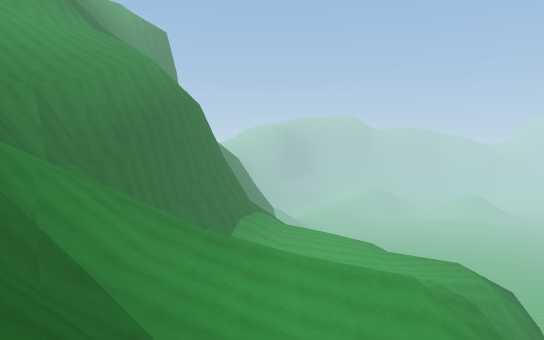
View 1 (above)

21 first-person views from a walk through a 3-D level made in the Unity game engine. The camera is 1.4 m above the floor, tilts 2° down and sees 70° across. The floor is counted in squares, 2 m on a side. Each view is taken from the middle of a square. On the plan, view 1 faces up. The plan holds only what a view shows up to about 11 squares ahead; the rest is blank. The place goes on beyond the plan. Some animated figures are not drawn.

View 2
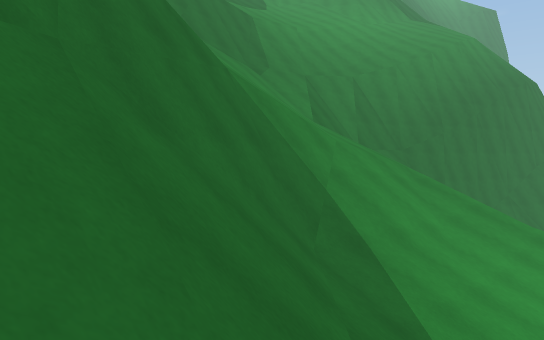

View 3
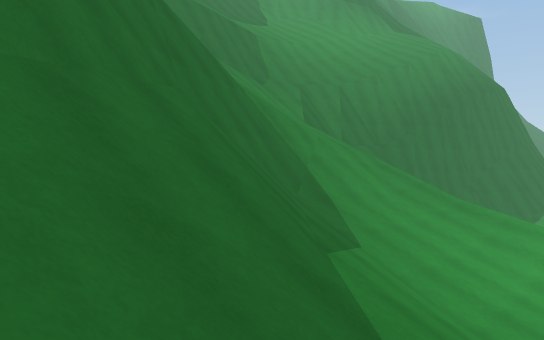

View 4
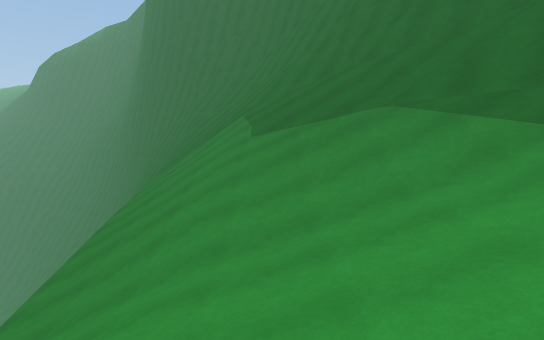

View 5
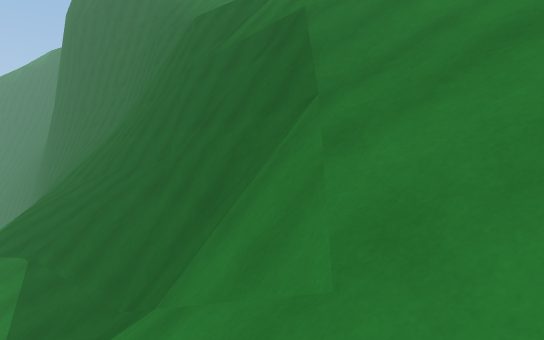

View 6
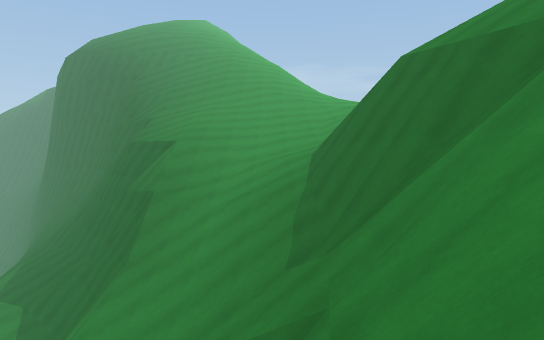

View 7
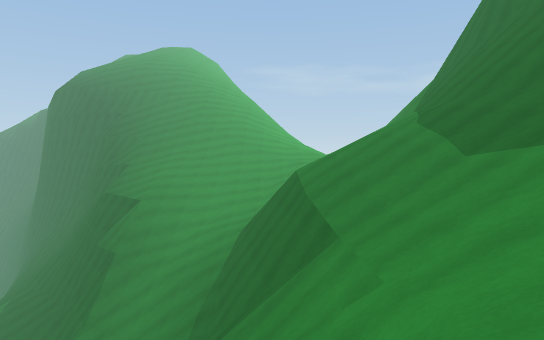

View 8
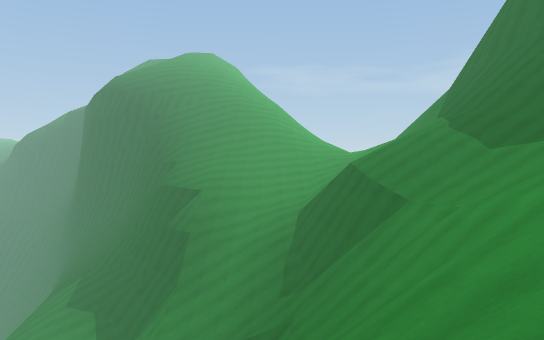

View 9
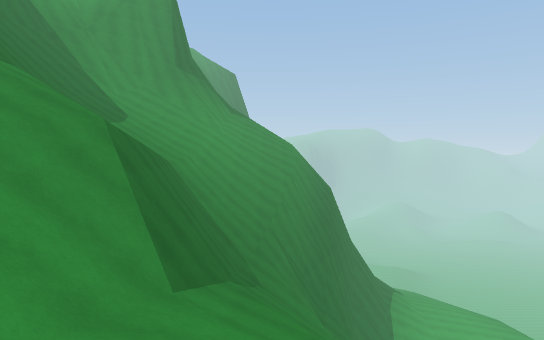

View 10
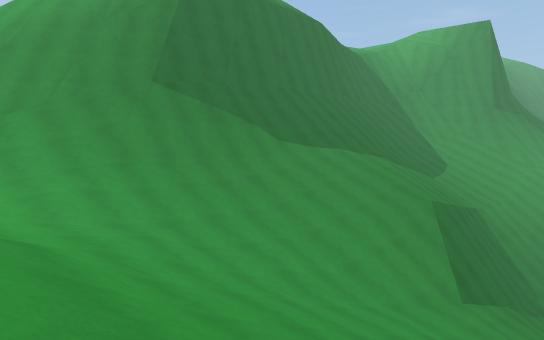

View 11
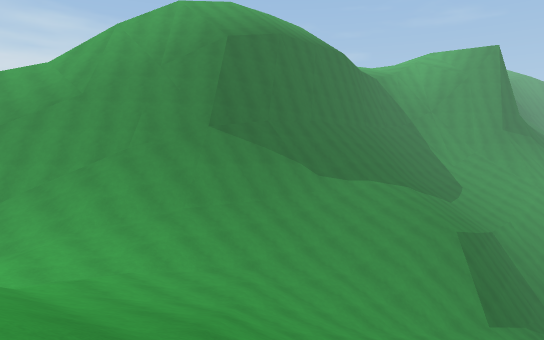

View 12
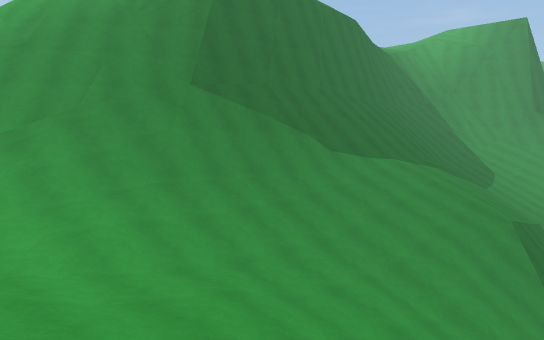

View 13
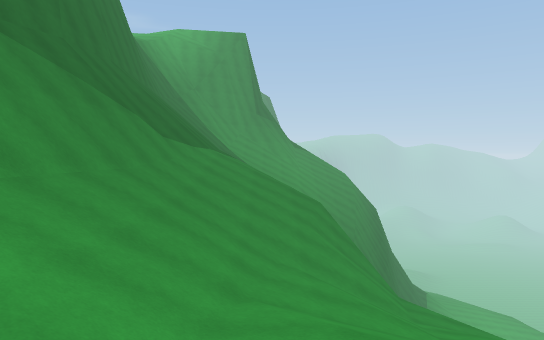

View 14
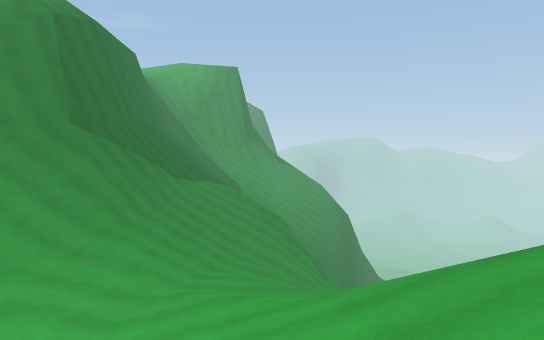

View 15
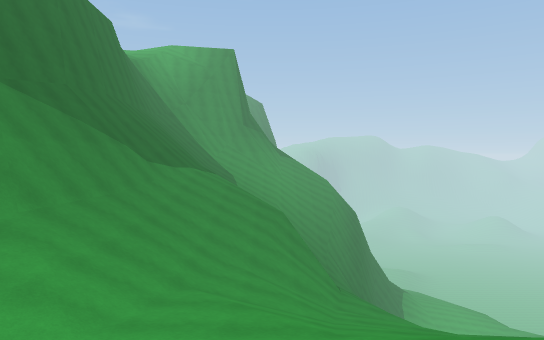

View 16
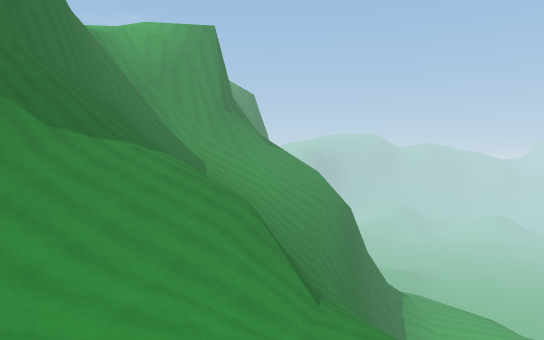

View 17
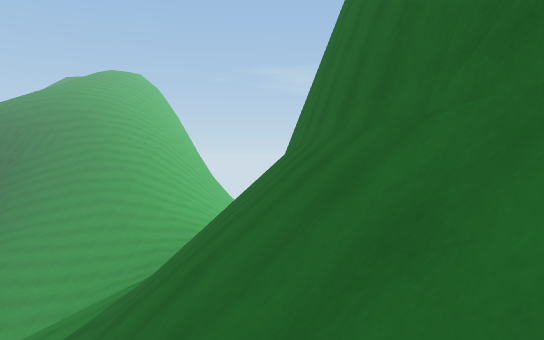

View 18
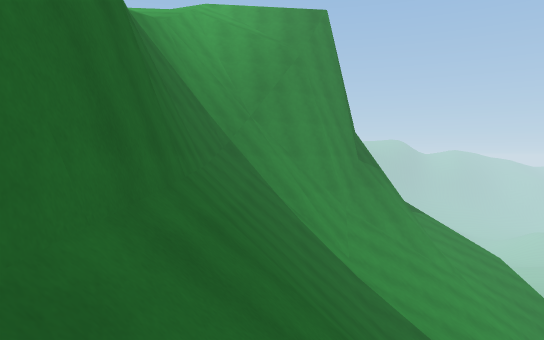

View 19
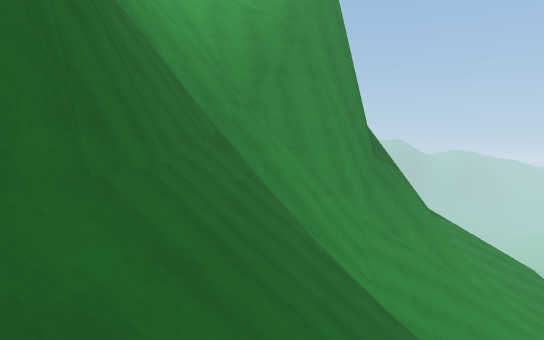

View 20
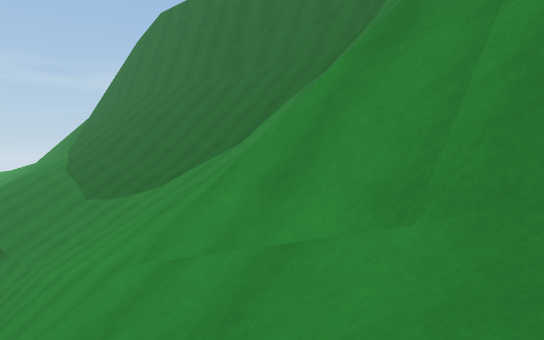

View 21
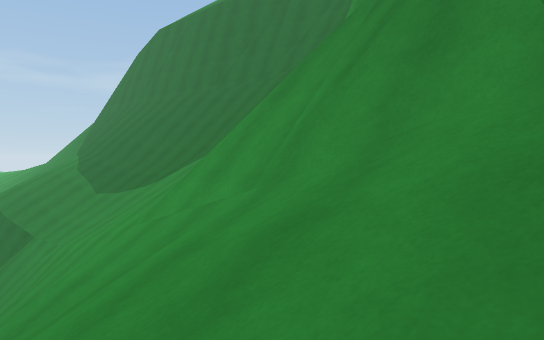

### Floor plan
Key: @ floor where view 1 was taken; # wall or solid block; . main floor; - floor 17.5 m lower than the main floor; / step, stairs or slope; = window, fence, low wall or low ledge; v drop or lower ground.
Columns run from 18 left of view 1 to 7 right of it. Each row starts with its distance up from view 1.
 23        #///
 22        #//
 21        #//
 20 vvvv#/##//
 19 vvv #//#///
 18 v  ##/////
 17 v###//////
 16 ##==//////
 15 #/////////
 14 #//////////
 13  /////////v
 12 v#//////v/v
 11  #//////v/v#=          /v
 10  #//////v#/#/          /v
  9  #//////v#//////////////
  8  #//////v#//////////////
  7  #//////v#////////////
  6  #//////v#////v/////-/
  5  v=//////#////#////////
  4  vv///////////v#////////
  3  v #//////////v#/////////
  2  v##///////  /v#/////////
  1 v###///////   v##////////
  0  #/#///////   vv##@/////v=
 -1 ##/#///////   /vv#//////v
 -2 ##////.////    /v###////v
 -3 #/////..///     /v##=///
 -4 #///....///
 -5 #///..../// /
 -6     /..////
 -7       ///// /
 -8        ///
 -9
-10        /

Where each view was taken, in squares from view 1:
view 1: 0 up, 0 right, facing up
view 2: 1 up, 0 right, facing up-left
view 3: 1 down, 2 right, facing up-left
view 4: 8 up, 2 right, facing down
view 5: 8 up, 4 left, facing down
view 6: 14 up, 8 left, facing down
view 7: 16 up, 10 left, facing down
view 8: 19 up, 8 left, facing down
view 9: 0 up, 8 left, facing up
view 10: 5 down, 6 left, facing up-left
view 11: 7 down, 6 left, facing up-left
view 12: 5 down, 8 left, facing up-left
view 13: 5 down, 12 left, facing up
view 14: 10 down, 11 left, facing up
view 15: 7 down, 11 left, facing up
view 16: 4 down, 10 left, facing up
view 17: 13 up, 16 left, facing down
view 18: 7 up, 16 left, facing up
view 19: 9 up, 16 left, facing up
view 20: 21 up, 9 left, facing down-left
view 21: 23 up, 8 left, facing down-left
